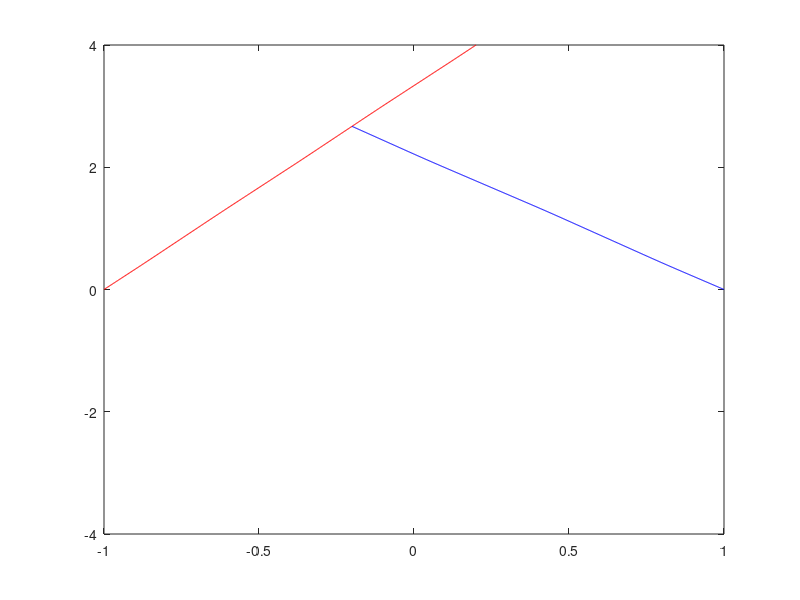
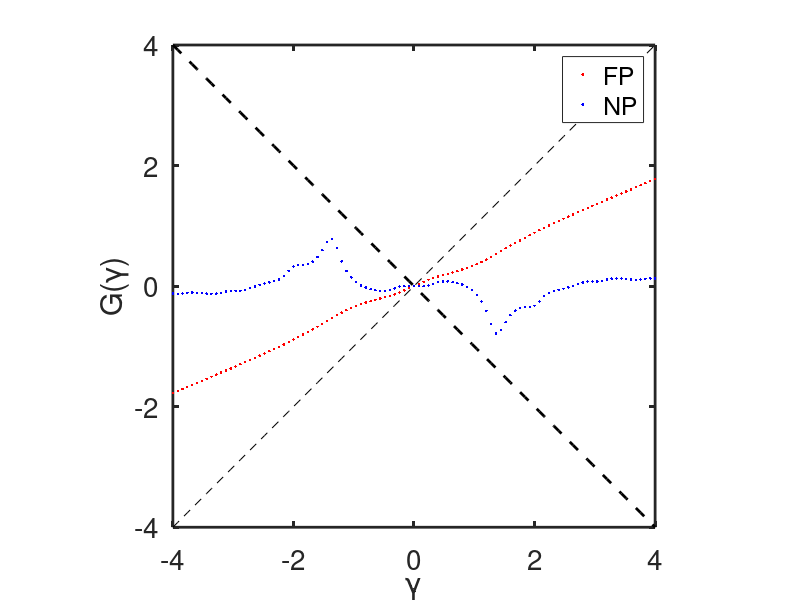

The MATLAB script that drew these images, in order:
%% Experiment 19 - modifying the nonlinear portion of the equation
% Rerun experiment 13 with a modulated sinusoid as the nonlinear function
% F. The hope is that this change will allow us to see how G will be
% affected.

%% Modulated function
a = 3.7;
% F = @(x) sin(x);
% Fp= @(x) cos(x);
% for k = 1:5
%     F = @(x) F(F(x));
%     Fp= @(x) Fp(x).*Fp(F(x));
% end
% F = @(x) F(a*x);
% Fp= @(x) a*Fp(a*x);

n = 9;
F = @(x) sin(a*x).^n;
Fp= @(x) n*a*cos(a*x) .* sin(a*x).^(n-1);

%% Implementing test

% Problem parameters
P = 1;

% Grid
nx = 1001;
a  =-0.2;
b  = 0.2;
x  = linspace(-1,1,nx)';
h  = x(2) - x(1);
dx = 1./h;
x1 = x(x<=b); b = x1(end);
x2 = x(x>=a); a = x2(1);
l1 = length(x1); l2 = length(x2);

% Diff. mat.
X1 = [ [x1(2:end) ; 0], x1, [0 ; x1(1:end-1)] ];
X2 = [ [x2(2:end) ; 0], x2, [0 ; x2(1:end-1)] ];

I1 = eye(l1);
D1 = ones(l1,1);
D1 = dx^2 * [ D1, -2*D1, D1 ];% - dx/2 * [ -D1, zeros(l1,1), D1 ].*X1;
D1 = spdiags(D1,[-1,0,1],l1,l1);% + spdiags(ones(l1,1),0,l1,l1);
I2 = eye(l2);
D2 = ones(l2,1);
D2 = dx^2 * [ D2, -2*D2, D2 ];% - dx/2 * [ -D2, zeros(l2,1), D2 ].*X2;
D2 = spdiags(D2,[-1,0,1],l2,l2);% + spdiags(ones(l2,1),0,l2,l2);

% BC parameters
a1 = 0; b1 = 1;
a2 = 0; b2 = 1;
c1 = 0; d1 = 1; BCb = [-c1*dx, d1, c1*dx];
c2 = 0; d2 = 1; BCa = [-c2*dx, d2, c2*dx];
BCL= 0;
BCR= 0;

% Jacobian BCs
J1BC = sparse([1,1,1,2,2,2],[1,2,3,l1-2,l1-1,l1],...
    [-3*a1/(2*h) + b1,4*a1/(2*h),-a1/(2*h),c1/(2*h),-4*c1/(2*h),3*c1/(2*h)+d1],2,l1);
J2BC = sparse([1,1,1,2,2,2],[1,2,3,l2-2,l2-1,l2],...
    [-3*c2/(2*h) + d2,4*c2/(2*h),-c2/(2*h),a2/(2*h),-4*a2/(2*h),3*a2/(2*h)+b2],2,l2);

% Initialization
N = 101;
k = 0;
tol = 1e-8;
itermax = P+1;
G = zeros(1,N);
Gp= G;
itersaveNewton = G;
itersaveReg = G;
L = 4;
testu2 = linspace(-L,L,N);
% testu2 = linspace(-1.8,-1.4,1001);
% testu2=0.03;
nonlinsolves = 10;
for u2b0 = testu2
% u2b0 = 0;
    u2b    = u2b0;
    u2bold = u2b0;
    k      = k+1;
    error  = 1;
    iter   = 1;
    u1 = 0*ones(size(x1));
    u2 = 0*ones(size(x2));
    while error > tol && iter < itermax

        % Step 1: solve u in first domain
        for i = 1:nonlinsolves
            J1 = D1 - spdiags(Fp(u1),0,l1,l1);
            F1 = D1*u1 - F(u1);
            J1 = [J1BC(1,:);J1(2:end-1,:);J1BC(2,:)];
            F1(1) = J1BC(1,:)*u1 - BCL; F1(end) = J1BC(2,:)*u1 - u2b;
            u1 = u1 - J1 \ F1;
        end
        u1a= BCa * u1(abs(x1-a)<=h);
        
        % Step 2: solve u in second domain
        for i = 1:nonlinsolves
            J2 = D2 - spdiags(Fp(u2),0,l2,l2);
            F2 = D2*u2 - F(u2);
            J2 = [J2BC(1,:);J2(2:end-1,:);J2BC(2,:)];
            F2(1) = J2BC(1,:)*u2 - u1a; F2(end) = J2BC(2,:)*u2 - BCR;
            u2 = u2 - J2 \ F2;
        end
        u2b = BCb * u2(abs(x2-b)<=h);

        % Preconditioning with Newton
        % Step 3: solve g in first domain
        dF1= D1 - spdiags(Fp(u1),0,l1,l1);
        dF1= [J1BC(1,:);dF1(2:end-1,:);J1BC(2,:)];
        g1 = dF1 \ [ zeros(l1-1,1); 1];
        g1a= BCa * g1(abs(x1-a)<=h);

        % Step 4: solve g in second domain
        dF2= D2 - spdiags(Fp(u2),0,l2,l2);
        dF2= [J2BC(1,:);dF2(2:end-1,:);J2BC(2,:)];
        g2 = dF2 \ [ g1a; zeros(l2-1,1)];
        g2b= BCb * g2(abs(x2-b)<=h);

        % Step 5: update u2b
        u2b = u2bold - (u2b - u2bold)/(g2b - 1);
        
        if iter==P
            Gp(k) = u2b;
        end

        error = abs(u2b - u2bold);
        u2bold= u2b;
        iter  = iter+1;
        
    end
    
    if iter < itermax && error < tol
        itersaveNewton(k) = iter;
    else
        itersaveNewton(k) = NaN;
    end
        
end

k=0;
for u2b0 = testu2
% u2b0 = 0;
    u2b    = u2b0;
    u2bold = u2b0;
    k      = k+1;
    error  = 1;
    iter   = 1;
    u1 = 0*ones(size(x1));
    u2 = 0*ones(size(x2));
    while error > tol && iter < itermax

        % Step 1: solve u in first domain
        for i = 1:nonlinsolves
            J1 = D1 - spdiags(Fp(u1),0,l1,l1);
            F1 = D1*u1 - F(u1);
            J1 = [J1BC(1,:);J1(2:end-1,:);J1BC(2,:)];
            F1(1) = J1BC(1,:)*u1 - BCL; F1(end) = J1BC(2,:)*u1 - u2b;
            u1 = u1 - J1 \ F1;
        end
        u1a= BCa * u1(abs(x1-a)<=h);
        
        % Step 2: solve u in second domain
        for i = 1:nonlinsolves
            J2 = D2 - spdiags(Fp(u2),0,l2,l2);
            F2 = D2*u2 - F(u2);
            J2 = [J2BC(1,:);J2(2:end-1,:);J2BC(2,:)];
            F2(1) = J2BC(1,:)*u2 - u1a; F2(end) = J2BC(2,:)*u2 - BCR;
            u2 = u2 - J2 \ F2;
        end
        u2b = BCb * u2(abs(x2-b)<=h);
        
        if iter==1
            G(k) = u2b;
        end

        error = abs(u2b - u2bold);
        u2bold= u2b;
        iter  = iter+1;
        
        plot(x1,u1,'r',x2,u2,'b')
        axis([-1,1,-4,4])
        pause(0.1)
        
    end
    
    if iter < itermax && error < tol
        itersaveReg(k) = iter;
    else
        itersaveReg(k) = NaN;
    end
        
end

yy = linspace(-L,L,101);
% C  = -10:1:10;
% yC = bsxfun(@times,C',sqrt(abs(yy))); yC = bsxfun(@plus,yy,yC);
% xC = bsxfun(@plus,C',yy);
% 
% figure(1)
% plot(testu2,G,'r',testu2,Gp,'b',yy,yC,'k',yy,xC,'k','linewidth',2)
% xlabel('\gamma')
% ylabel('G(\gamma)')
% legend('FP','NR')
% % axis([-L,L,-L,L])
% set(gca,'fontsize',26,'linewidth',2)
%%
figure(2)
plot(testu2,G,'r.',testu2,Gp,'b.',yy,yy,'k--',yy,-yy,'k--','linewidth',2)
xlabel('\gamma')
ylabel('G(\gamma)')
legend('FP','NP')
axis equal
axis([-L,L,-L,L])
% axis([-1.8,-1.4,-1.8,-1.4])
set(gca,'fontsize',20,'linewidth',2)